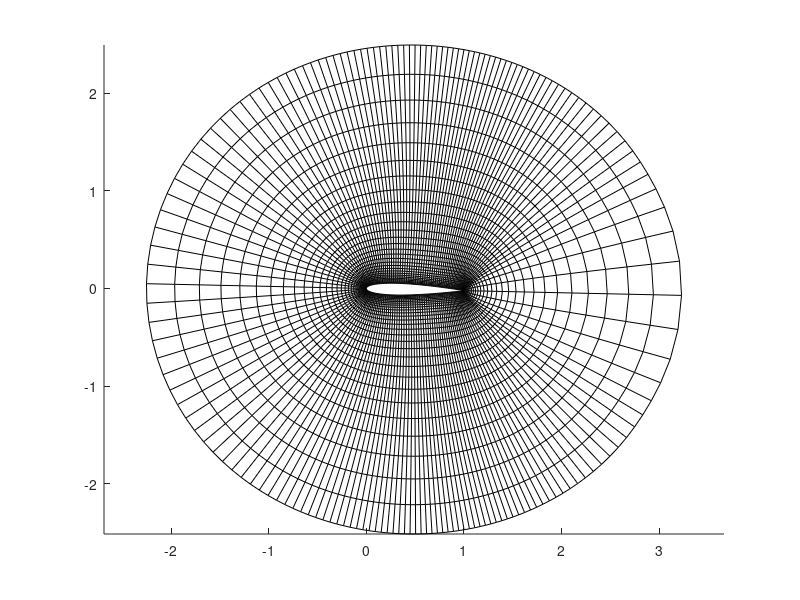

Write the MATLAB code that produced this figure. (Note: this script raises an error after producing the figure.)
function generuj_sit4
np = 80; % pocet elementu profilu
n1 = 2*np;
n2 = 30;

X = zeros(n1,n2);
Y = zeros(n1,n2);

data = NACA2(np);

I = 1:n1;
X(I,1) = data(I,1);
Y(I,1) = data(I,2);

[X,Y] = Hyp_gen4(X,Y);

alfa = -1.25/180*pi;
X = cos(alfa)*X - sin(alfa)*Y;
Y = sin(alfa)*X + cos(alfa)*Y;

X = [X;X(1,:)];
Y = [Y;Y(1,:)];

figure;
hold on;
for i = 1:n1
    plot(X(i,:),Y(i,:),'k');
end
for j = 1:n2
    plot([X(:,j);X(1,j)],[Y(:,j);Y(1,j)],'k');
end
axis equal;

% prevod na trojuhelniky
[n1,n2] = size(X);
ind = zeros(n1,n2);
P = zeros(n1*n2,2);
s = 1;
for i = 1:n1
    for j = 1:n2
        ind(i,j) = s;
        P(s,1) = X(i,j);
        P(s,2) = Y(i,j);
        s = s + 1;
    end
end

TP = zeros(2*(n1-1)*(n2-1),3);
s = 1;
for i = 1:n1-1
    for j = 1:n2-1
        TP(s,:) = [ind(i,j),ind(i+1,j),ind(i+1,j+1)];
        TP(s+1,:) = [ind(i,j),ind(i+1,j+1),ind(i,j+1)];
        s = s + 2;
    end
end

% unifikace
[P,I,J] = uniquetol(P+1,1e-9,'rows');
P = P-1;
TP = [J(TP(:,1)),J(TP(:,2)),J(TP(:,3))];

mesh{1} = P;
mesh{2} = TP;

save mesh mesh;

figure;
triplot(TP,P(:,1),P(:,2),'k');
axis equal;


%__________________________________________________________________________
function [Xp,Yp] = Hyp_gen4(X,Y)
n1 = length(X(:,1));
n2 = length(X(1,:));
K = 10;
lambda = 4;

de = 1/n1;
dn = 1/n2;

xp = X(:,1);
yp = Y(:,1);
xn = xp;
yn = yp;
for op = 1:100
    for i = 1:n1
        ip = mod(i+1-1,n1)+1;
        im = mod(i-1-1,n1)+1;
        xn(i) = (xp(ip) + xp(im))/2;
        yn(i) = (yp(ip) + yp(im))/2;
    end
    xp = xn;
    yp = yn;
end


% explicitni
for j = 1:2
    for i = 1:n1
        ip = mod(i+1-1,n1)+1;
        im = mod(i-1-1,n1)+1;
        
        if(j > 1)
            nx = X(ip,j)-X(im,j);
            ny = Y(ip,j)-Y(im,j);
        else
            nx = xp(ip)-xp(im);
            ny = yp(ip)-yp(im);
        end
        
        g11 = ((nx/(2*de)).^2 + (ny/(2*de)).^2);
        
        V = K*sqrt(g11)*exp(-lambda*(1-j/n2));

        X(i,j+1) = X(i,j) - dn*(V/g11)*ny/(2*de);
        Y(i,j+1) = Y(i,j) + dn*(V/g11)*nx/(2*de);
    end
end

% implicitni
A = sparse(2*n1,2*n1);
b = zeros(2*n1,1);
koef = dn/(2*de);
I1 = 1:2:2*n1;
I2 = 2:2:2*n1;
for j = 3:n2-1
    for i = 1:n1
        if(i == n1)
            ip = 1;
        else
            ip = i+1;
        end
        if(i == 1)
            im = n1;
        else
            im = i-1;
        end
        
        dxde = (X(ip,j)-X(im,j))/(2*de);
        dyde = (Y(ip,j)-Y(im,j))/(2*de);
        
        g11 = dxde^2 + dyde^2;
        
        V0 = K*sqrt(g11)*exp(-lambda*(1-j/n2));
        
        dxdn = -dyde*V0/g11;
        dydn = dxde*V0/g11;
        
        ap = dxde*dxdn - dyde*dydn;
        bp = dxde*dydn + dxdn*dyde;
        cp = g11;
        
        C = 1/cp*[ap bp; bp -ap];
        tlum = -sqrt((ap^2 + bp^2)/cp^2);
        
        V = K*sqrt(g11)*exp(-lambda*(1-(j+1)/n2));
        
        S = (V+V0)/cp*[-dyde; dxde];
        
        I = 2*(i-1)+1:2*i;
        Ip = 2*(ip-1)+1:2*ip;
        Im = 2*(im-1)+1:2*im;
        
        A(I,I) = (1-2*tlum)*eye(2);
        A(I,Ip) = koef*C + tlum*eye(2);
        A(I,Im) = -koef*C + tlum*eye(2);
        b(I) = dn*S + [X(i,j);Y(i,j)];
    end
    R = A\b;

    X(:,j+1) = R(I1);
    Y(:,j+1) = R(I2);
end

Xp = X;
Yp = Y;


%__________________________________________________________________________
function data = NACA2(n)

designation = '0012';

t = str2double(designation(3:4))/100;
m = str2double(designation(1))/100;
p = str2double(designation(2))/10;

a0 = 0.2969;
a1 =-0.1260;
a2 =-0.3516;
a3 = 0.2843;
a4 = -0.1036; %-0.1015;

% neekvidistantni deleni
c = 1;
x = linspace(0,1,n+2)';
x2 = zeros(n+1,1);
for i = 2:n+1
    x2(i) = x2(i-1) + (x(i)*(1-x(i)))^2;
end
x = c*x2/max(x2);

yt = (t/0.2)*(a0*sqrt(x)+a1*x+a2*x.^2+a3*x.^3+a4*x.^4);

xc1 = x(find(x<=p));
xc2 = x(find(x>p));
xc=[xc1 ; xc2];

if(p == 0)
    xu = x;
    yu = yt;

    xl = x;
    yl = -yt;
else
    yc1 = (m/p^2)*(2*p*xc1-xc1.^2);
    yc2 = (m/(1-p)^2)*((1-2*p)+2*p*xc2-xc2.^2);
    yc = [yc1 ; yc2];

    dyc1_dx = (m/p^2)*(2*p-2*xc1);
    dyc2_dx = (m/(1-p)^2)*(2*p-2*xc2);
    dyc_dx = [dyc1_dx ; dyc2_dx];
    theta = atan(dyc_dx);

    xu = x - yt.*sin(theta);
    yu = yc + yt.*cos(theta);

    xl = x + yt.*sin(theta);
    yl = yc - yt.*cos(theta);
end

X = [flipud(xl) ; xu(2:end)];
Y = [flipud(yl) ; yu(2:end)];

% aby byly koncove body na ose x
Y(1) = 0;
Y(length(Y)) = 0;

data = [X,Y];
